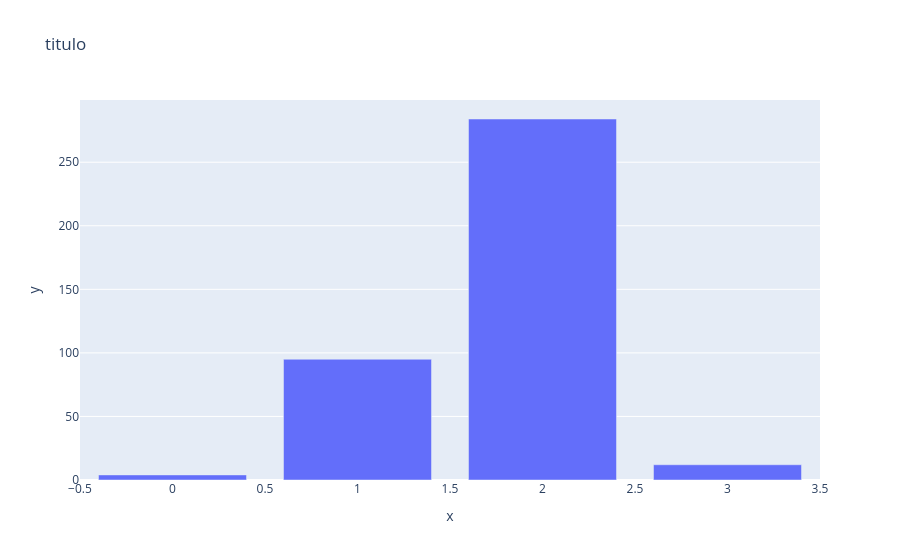

Notebook code for this chart:
### Markdown cell above
Resp:

### Code cell
filtr3 = area["tap"].value_counts()
fig = px.bar(
    data_frame = filtr3, x = filtr3.index, y = filtr3.values, title = "titulo")
fig.show()

### Figure 1 — Plotly figure (JSON) as saved in the notebook; plotly's stock layout.template omitted (floating-point values rounded to 4 significant figures)
{"data": [{"hovertemplate": "x=%{x}<br>y=%{y}<extra></extra>", "legendgroup": "", "marker": {"color": "#636efa", "pattern": {"shape": ""}}, "name": "", "orientation": "v", "showlegend": false, "textposition": "auto", "type": "bar", "x": [2, 1, 3, 0], "xaxis": "x", "y": [284, 95, 12, 4], "yaxis": "y"}], "layout": {"barmode": "relative", "legend": {"tracegroupgap": 0}, "title": {"text": "titulo"}, "xaxis": {"anchor": "y", "domain": [0, 1], "title": {"text": "x"}}, "yaxis": {"anchor": "x", "domain": [0, 1], "title": {"text": "y"}}}}
